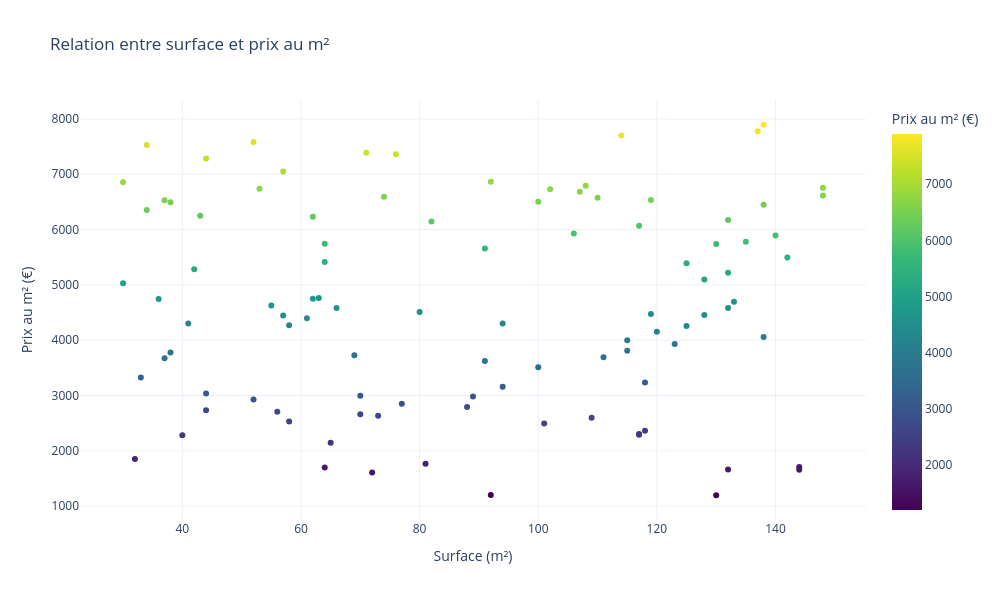

Write notebook code for a chart like this one.
### Code cell
#%% 5. Graphique 2 - Relation entre surface et prix
if surface_col:
    fig = px.scatter(
        df,
        x=surface_col,
        y="prix_m2",
        title="Relation entre surface et prix au m²",
        labels={surface_col: "Surface (m²)", "prix_m2": "Prix au m² (€)"},
        color="prix_m2",
        color_continuous_scale="Viridis"
    )
    fig.update_layout(template="plotly_white", width=1000, height=600)

    # 👉 SAUVEGARDE GRAPHIQUE 2
    fig.write_image("graph_2_relation_surface_prix.png")

    fig.show()

### Figure 1 — Plotly figure (JSON) as saved in the notebook; plotly's stock layout.template omitted (floating-point values rounded to 4 significant figures)
{"data": [{"hovertemplate": "Surface (m²)=%{x}<br>Prix au m² (€)=%{marker.color}<extra></extra>", "legendgroup": "", "marker": {"color": [3625, 3729, 7700, 2597, 4060, 3693, 5891, 6147, 6739, 4627, 2363, 2981, 6450, 2663, 2529, 3038, 6592, 4302, 3237, 6504, 6496, 2306, 5029, 7776, 3675, 6068, 6864, 2282, 1709, 6575, 6530, 5744, 5413, 4748, 6353, 5779, 1663, 2998, 4445, 4743, 6727, 2495, 4304, 4763, 6232, 2853, 6616, 7585, 5659, 2291, 4581, 4457, 2636, 4696, 3999, 4152, 1698, 3160, 5097, 5737, 7363, 6685, 1854, 6855, 7528, 4474, 6757, 6249, 6172, 2707, 3777, 6791, 2733, 6535, 7390, 5931, 4510, 1202, 4255, 5218, 5496, 1766, 5389, 3327, 3931, 1197, 2930, 4582, 7895, 7287, 1608, 4272, 2147, 5282, 4397, 3511, 2794, 1659, 3811, 7051], "coloraxis": "coloraxis", "symbol": "circle"}, "mode": "markers", "name": "", "orientation": "v", "showlegend": false, "type": "scatter", "x": [91, 69, 114, 109, 138, 111, 140, 82, 53, 55, 118, 89, 138, 70, 58, 44, 74, 94, 118, 100, 38, 117, 30, 137, 37, 117, 92, 40, 144, 110, 37, 64, 64, 62, 34, 135, 132, 70, 57, 36, 102, 101, 41, 63, 62, 77, 148, 52, 91, 117, 66, 128, 73, 133, 115, 120, 64, 94, 128, 130, 76, 107, 32, 30, 34, 119, 148, 43, 132, 56, 38, 108, 44, 119, 71, 106, 80, 92, 125, 132, 142, 81, 125, 33, 123, 130, 52, 132, 138, 44, 72, 58, 65, 42, 61, 100, 88, 144, 115, 57], "xaxis": "x", "y": [3625, 3729, 7700, 2597, 4060, 3693, 5891, 6147, 6739, 4627, 2363, 2981, 6450, 2663, 2529, 3038, 6592, 4302, 3237, 6504, 6496, 2306, 5029, 7776, 3675, 6068, 6864, 2282, 1709, 6575, 6530, 5744, 5413, 4748, 6353, 5779, 1663, 2998, 4445, 4743, 6727, 2495, 4304, 4763, 6232, 2853, 6616, 7585, 5659, 2291, 4581, 4457, 2636, 4696, 3999, 4152, 1698, 3160, 5097, 5737, 7363, 6685, 1854, 6855, 7528, 4474, 6757, 6249, 6172, 2707, 3777, 6791, 2733, 6535, 7390, 5931, 4510, 1202, 4255, 5218, 5496, 1766, 5389, 3327, 3931, 1197, 2930, 4582, 7895, 7287, 1608, 4272, 2147, 5282, 4397, 3511, 2794, 1659, 3811, 7051], "yaxis": "y"}], "layout": {"coloraxis": {"colorbar": {"title": {"text": "Prix au m² (€)"}}, "colorscale": [[0, "#440154"], [0.1111, "#482878"], [0.2222, "#3e4989"], [0.3333, "#31688e"], [0.4444, "#26828e"], [0.5556, "#1f9e89"], [0.6667, "#35b779"], [0.7778, "#6ece58"], [0.8889, "#b5de2b"], [1, "#fde725"]]}, "height": 600, "legend": {"tracegroupgap": 0}, "title": {"text": "Relation entre surface et prix au m²"}, "width": 1000, "xaxis": {"anchor": "y", "autorange": true, "domain": [0, 1], "range": [22.73, 155.3], "title": {"text": "Surface (m²)"}, "type": "linear"}, "yaxis": {"anchor": "x", "autorange": true, "domain": [0, 1], "range": [749.6, 8342.0], "title": {"text": "Prix au m² (€)"}, "type": "linear"}}}
